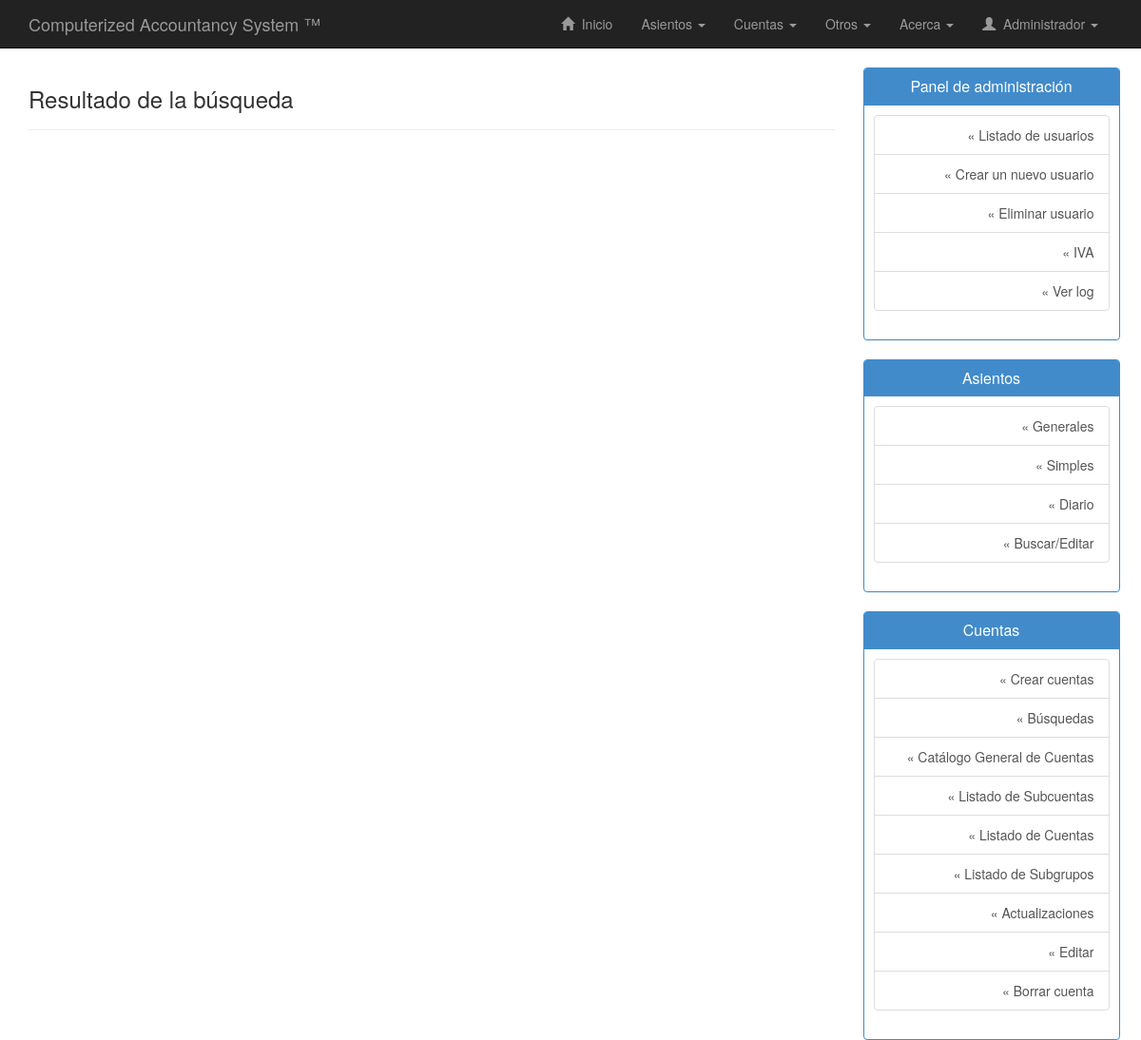
Before: /php/busquedas-asientos.php?buscar=1 (signed in, upper part) with the older database file.
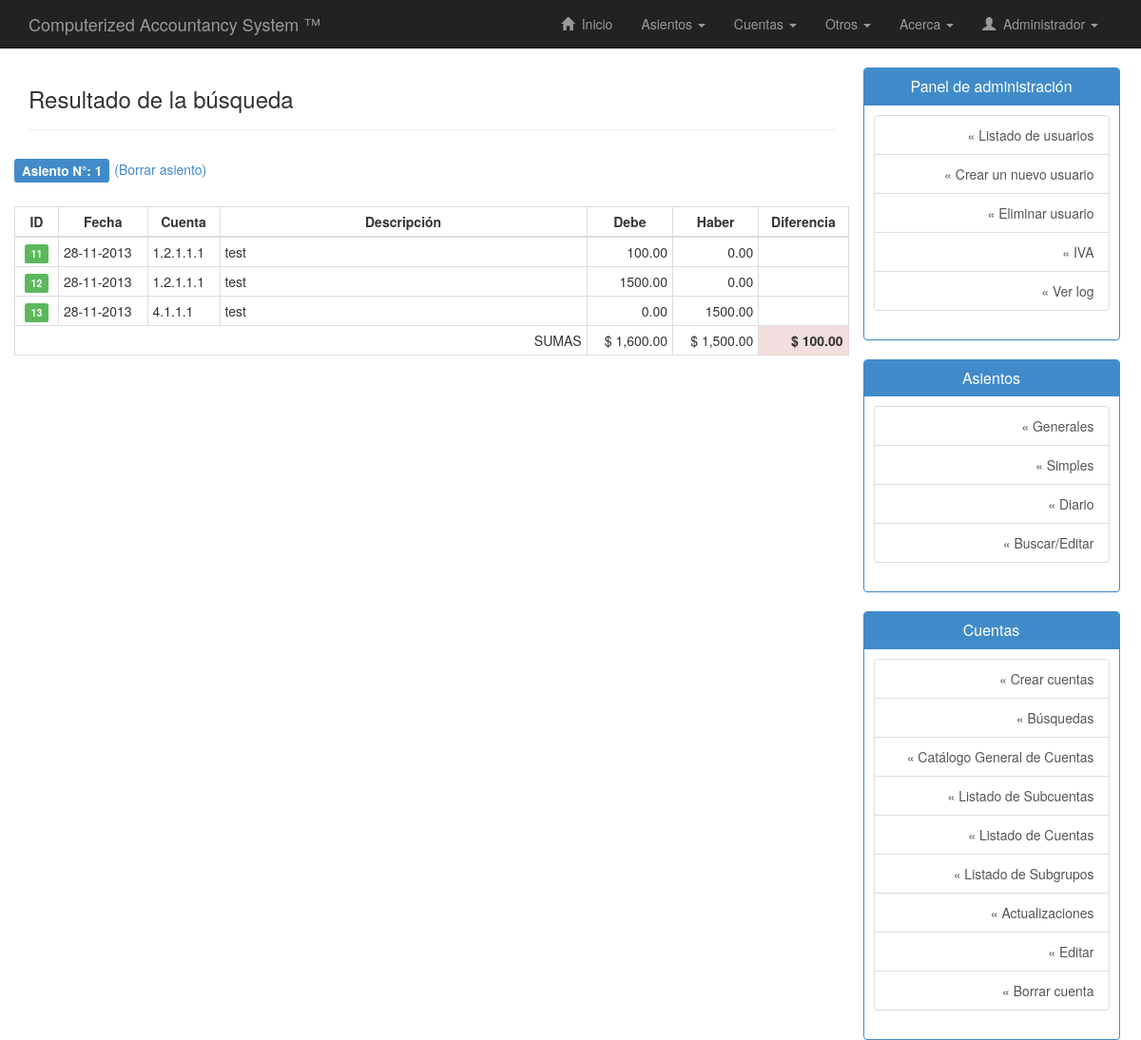
After: the same page with the newer database file.
### tables this page shows
CREATE TABLE IF NOT EXISTS `registro` (
  `id` int(11) NOT NULL AUTO_INCREMENT,
  `fecha` date NOT NULL,
  `transaccion` int(11) NOT NULL,
  `tipo` varchar(20) NOT NULL,
  `cuenta` varchar(20) DEFAULT NULL,
  `concepto` varchar(255) DEFAULT NULL,
  `debe` decimal(18,2) DEFAULT NULL,
  `haber` decimal(18,2) DEFAULT NULL,
  `descripcion` varchar(255) DEFAULT NULL,
  `partida_doble` varchar(20) DEFAULT NULL,
  `fecha_modificacion` date DEFAULT NULL,
  `usuario_creacion` varchar(50) DEFAULT NULL,
  `usuario_modif` varchar(50) DEFAULT NULL,
  `ip` varchar(15) DEFAULT NULL,
  PRIMARY KEY (`id`)
);

### php/funciones.php (the view, shortened to what this page needs)
<?php
function asientos($conexion, $transaccion) {
	$sql = "SELECT id, DATE_FORMAT(fecha,'%d-%m-%Y')as fecha, cuenta, concepto, debe, haber FROM registro WHERE transaccion = $transaccion ORDER BY fecha ASC" ;
	$ex_query = $conexion->query($sql);
	if($ex_query->num_rows==0){
		return;
	}
	echo "<div>";
	echo "<h4><span class='label label-primary'>Asiento N°: ".$transaccion."</span>&nbsp;<small><a href='borrar-asiento.php?transaccion=".$transaccion."'>(Borrar asiento)</a></small></h4>";
	echo "<br />";
	echo "<div>";
	echo "<table class='table table-bordered table-condensed table-hover'>";
	echo "<thead>";
	echo "<tr>";
	echo "<th width='50' class='text-center'>ID</th>";
	echo "<th width='110' class='text-center'>Fecha</th>";
	echo "<th width='80' class='text-center'>Cuenta</th>";
	echo "<th width=500' class='text-center'>Descripción</th>";
	echo "<th width='100' class='text-center'>Debe</th>";
	echo "<th width='100' class='text-center'>Haber</th>";
	echo "<th width='100' class='text-center'>Diferencia</th>";
	echo "</tr>";
	echo "</thead>";
	echo "<tbody>";
	while ($regs = $ex_query->fetch_assoc()) {
		$id=$regs["id"];
		echo "<tr>";
		echo "<td align='center'><a class='label label-success' href='ver-asiento.php?id=$id'>".$regs["id"]."</td>";
		echo "<td>".$regs["fecha"]."</td>";
		echo "<td>".$regs["cuenta"]."</td>";
		echo "<td>".utf8_encode($regs["concepto"])."</td>";
		echo "<td align='right'>".$regs["debe"]."</td>";
		echo "<td align='right'>".$regs["haber"]."</td>";
		echo "<td></td>";
		echo "</tr>";
	}
	$sql = "SELECT SUM(debe) as sumadebe, SUM(haber) AS sumahaber FROM registro WHERE transaccion=$transaccion";
	$ex_query = $conexion->query($sql);
	while($regs = $ex_query->fetch_assoc()){
		$dif = $regs["sumadebe"]-$regs["sumahaber"];
		echo "<tr>";
		echo "<td colspan='4' class='text-right'>SUMAS</td>" ;
		echo "<td align='right'>$ ".number_format($regs["sumadebe"], 2)."</td>";
		echo "<td align='right'>$ ".number_format($regs["sumahaber"], 2)."</td>";
		if($dif!=0){
			echo "<td class='danger' align='right'><strong>$ ".number_format($dif, 2)."</strong></td>";
		} else{
			echo "<td></td>";
		}
		echo "</tr>";
		}
		echo "</tbody>";
		echo "</table>";
		echo "</div>";
		echo "</div>";
	}
?>

Changed rows visible on the page:
added registro: id "11", fecha "28-11-2013", cuenta "1.2.1.1.1", concepto "test", debe "100.00", haber "0.00"
added registro: id "12", fecha "28-11-2013", cuenta "1.2.1.1.1", concepto "test", debe "1500.00", haber "0.00"
added registro: id "13", fecha "28-11-2013", cuenta "4.1.1.1", concepto "test", debe "0.00", haber "1500.00"
Other visible differences:
$transaccion: (not shown) → "1"
text now shown: "Asiento N°: (Borrar asiento) ID Fecha Cuenta Descripción Debe Haber Diferencia"
new list line: "SUMAS $ 1,600.00 $ 1,500.00 $ 100.00"
